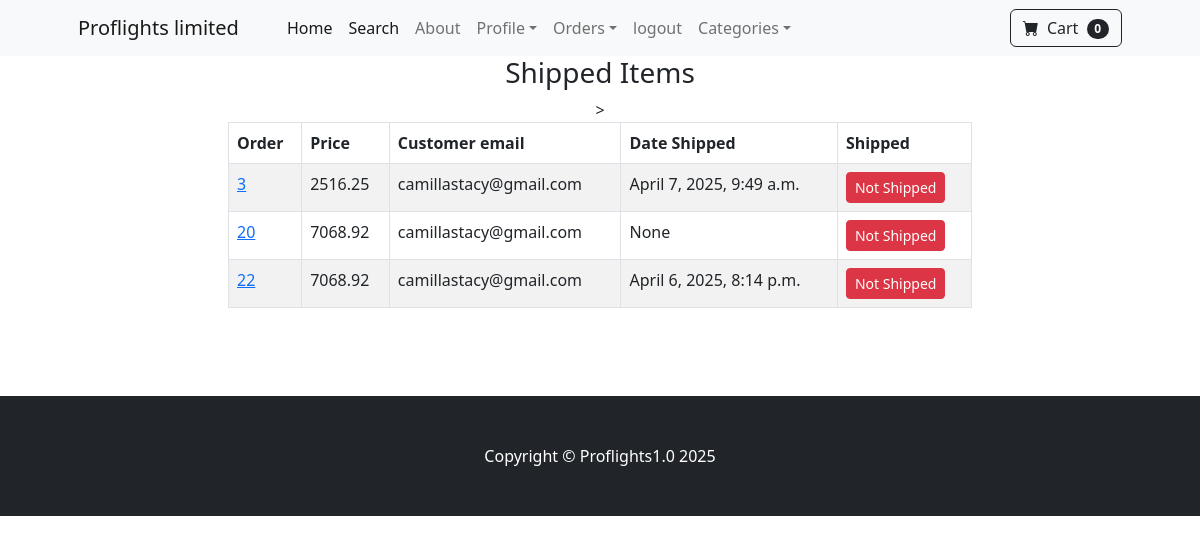
Screenshot of /payment/shipped_dash (signed in) with the database file from the repository.
### payment/models.py (models this page shows, shortened)
class Order(models.Model):
    user = models.ForeignKey(User, on_delete=models.CASCADE, null=True, blank=True)
    full_name = models.CharField(max_length=255)
    email = models.CharField(max_length=255)
    shipping_address = models.TextField(max_length=15000)
    amount_paid = models.DecimalField(max_digits=7, decimal_places=2)
    date_ordered = models.DateTimeField(auto_now_add=True)
    shipped = models.BooleanField(default=False)
    date_shipped = models.DateTimeField(null=True, blank=True)

### payment/views.py (the view, shortened to what this page needs)
# urls.py: path('shipped_dash', views.shipped_dash, name="shipped_dash"),
def shipped_dash(request):
    if request.user.is_authenticated and request.user.is_superuser:
        orders = Order.objects.filter(shipped=True)
        return render(request, "payment/shipped_dash.html", {'orders': orders,})
    else:
        messages.success(request, "Access denied")
        return redirect('home')

### cart/cart.py (called while the page is built)
    def __len__(self):
        return len(self.cart)

### cart/context_processors.py (called while the page is built)
def cart(request):
    return{'cart': Cart(request)}

### payment/templates/payment/shipped_dash.html (shortened to what this page needs)
{% extends 'base.html' %}
{% block content %}
<div class="container">
    <div class="row">
        <center>
            <div class="col-8">
                <h3>Shipped Items</h3>>
                <table class="table table-striped table-hover table-bordered">
                    <thead>
                      <tr>
                        <th scope="col">Order</th>
                        <th scope="col">Price</th>
                        <th scope="col">Customer email</th>
                        <th scope="col">Date Shipped</th>
                        <th scope="col">Shipped</th>
                      </tr>
                    </thead>
                    <tbody>
                        {% for item in orders %}
                            <tr>
                            <td><a href="{% url 'orders' item.id %}">{{ item.id }}</a></td>
                            <td>{{ item.amount_paid }}</td>
                            <td>{{ item.email }}</td>
                            <td>{{ item.date_shipped }}</td>
                            <td>
                                <form method="post">
                                    <button type="submit" class="btn btn-danger btn-sm">Not Shipped</button>
                                </form>
                            </td>
                            </tr>
                        {% endfor %}
                    </tbody>
                  </table>
                  <br>
                  <br>
                  <br>
            </div>
        </center>
    </div>
</div>
{% endblock %}

### rows the page displays
Order: id "3", amount_paid "2516.25", email "camillastacy@gmail.com", date_shipped "April 7, 2025, 9:49 a.m."
Order: id "20", amount_paid "7068.92", email "camillastacy@gmail.com", date_shipped "None"
Order: id "22", amount_paid "7068.92", email "camillastacy@gmail.com", date_shipped "April 6, 2025, 8:14 p.m."

### other values shown
{{ cart|length }} "0"
